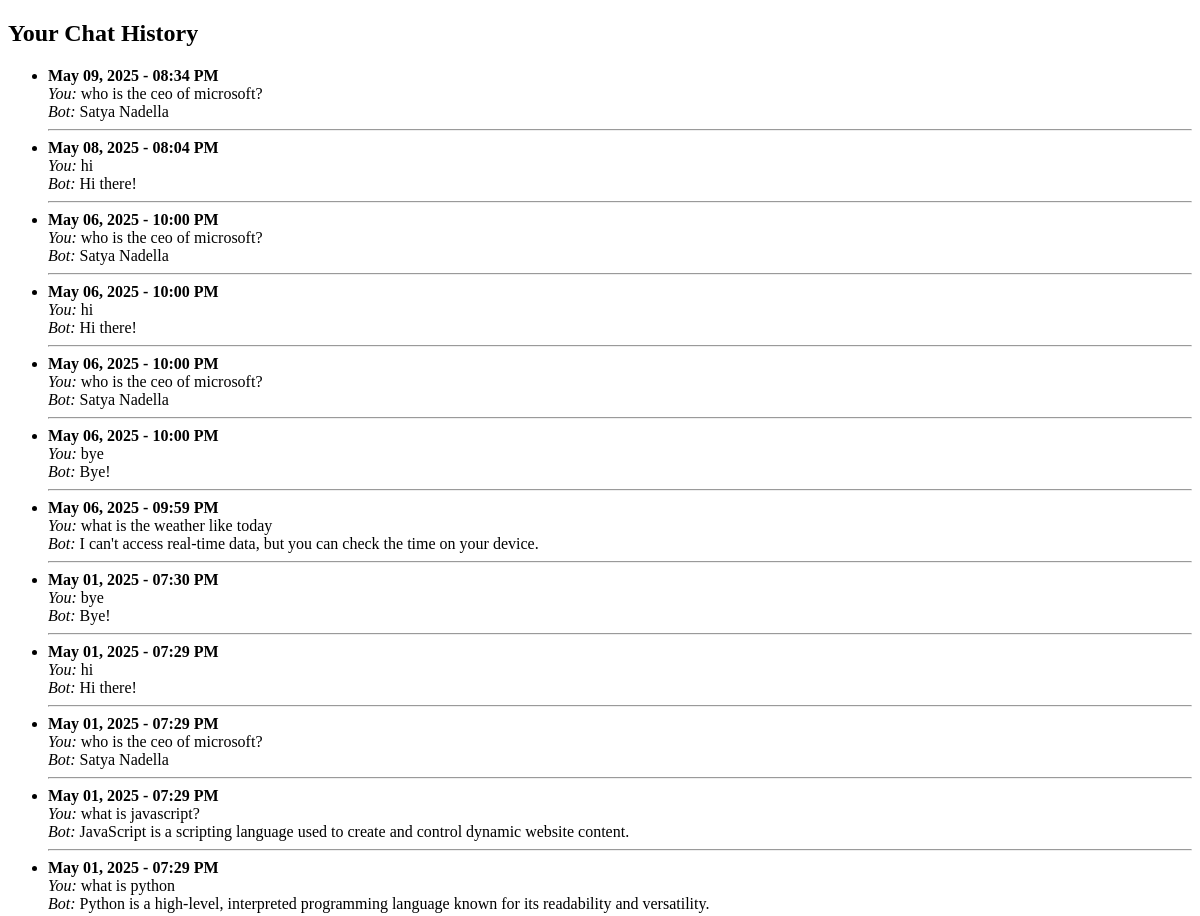
Page /history (signed in, upper part) on the earlier database version.
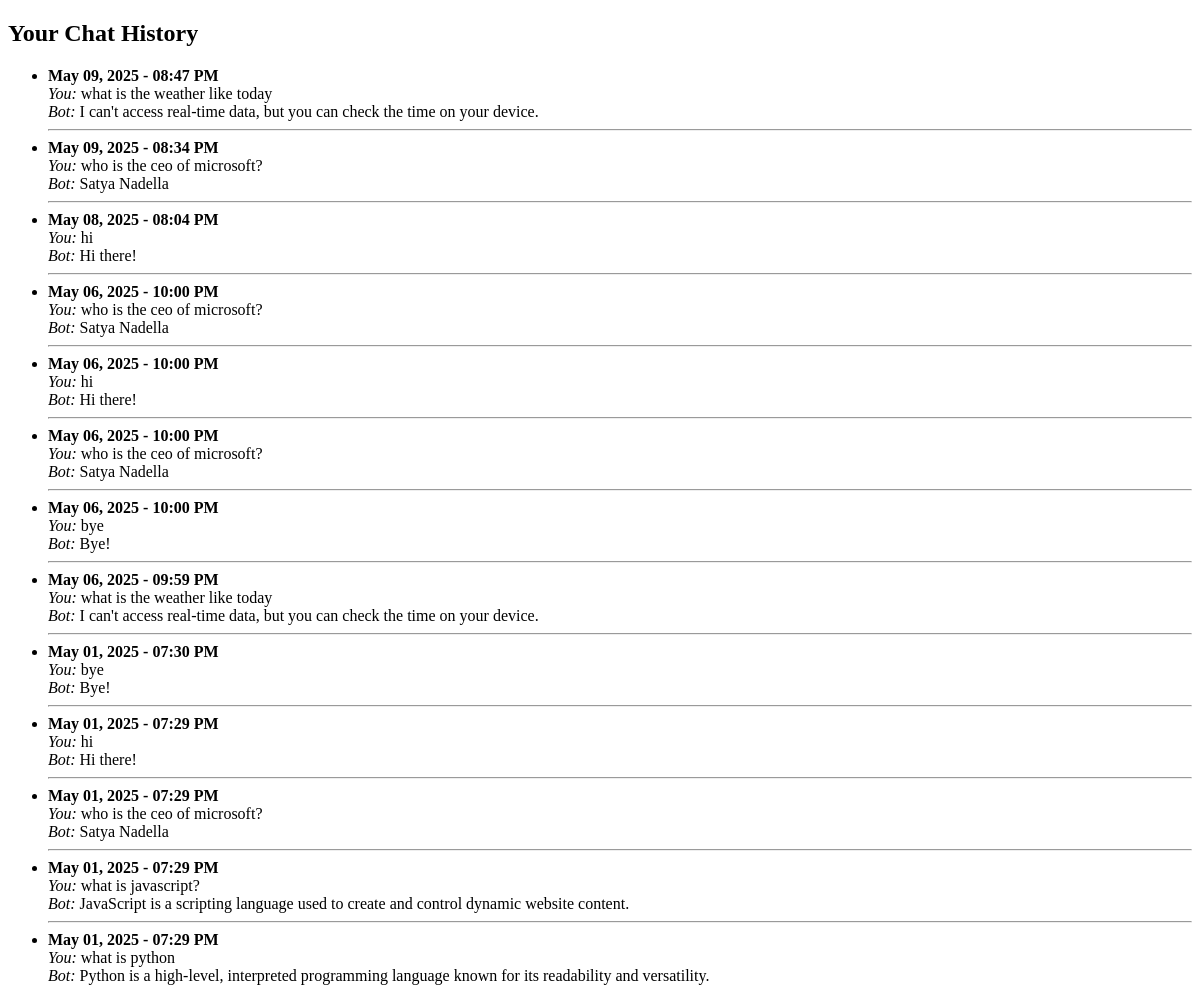
Same page on the later database version.
### tables this page shows
CREATE TABLE conversations (
        id INTEGER PRIMARY KEY AUTOINCREMENT,
        username TEXT NOT NULL,
        message TEXT NOT NULL,
        response TEXT NOT NULL,
        timestamp DATETIME DEFAULT CURRENT_TIMESTAMP
    );

### ByteBuddy/app.py (the view)
@app.route('/history')
def history():
    username = session.get("username")
    conn = sqlite3.connect('byte_buddy.db')
    c = conn.cursor()
    c.execute('''
        SELECT DATE(timestamp), message, response, timestamp
        FROM conversations
        WHERE username = ?
        ORDER BY timestamp DESC
    ''', (username,))
    chats = c.fetchall()
    conn.close()
    return render_template('history.html', chats=chats)

### ByteBuddy/templates/history.html (shortened to what this page needs)
<!DOCTYPE html>
<html>
<head>
</head>
<body>
    <h2>Your Chat History</h2>
    <ul>
        {% for chat in chats %}
            <li>
                <strong>{{ chat[3] }}</strong><br>
                <em>You:</em> {{ chat[1] }}<br>
                <em>Bot:</em> {{ chat[2] }}
                <hr>
            </li>
        {% endfor %}
    </ul>
</body>
</html>

Differences in the rows shown:
added conversations: timestamp "May 09, 2025 - 08:47 PM", message "what is the weather like today", response "I can't access real-time data, but you can check the time on your device."
